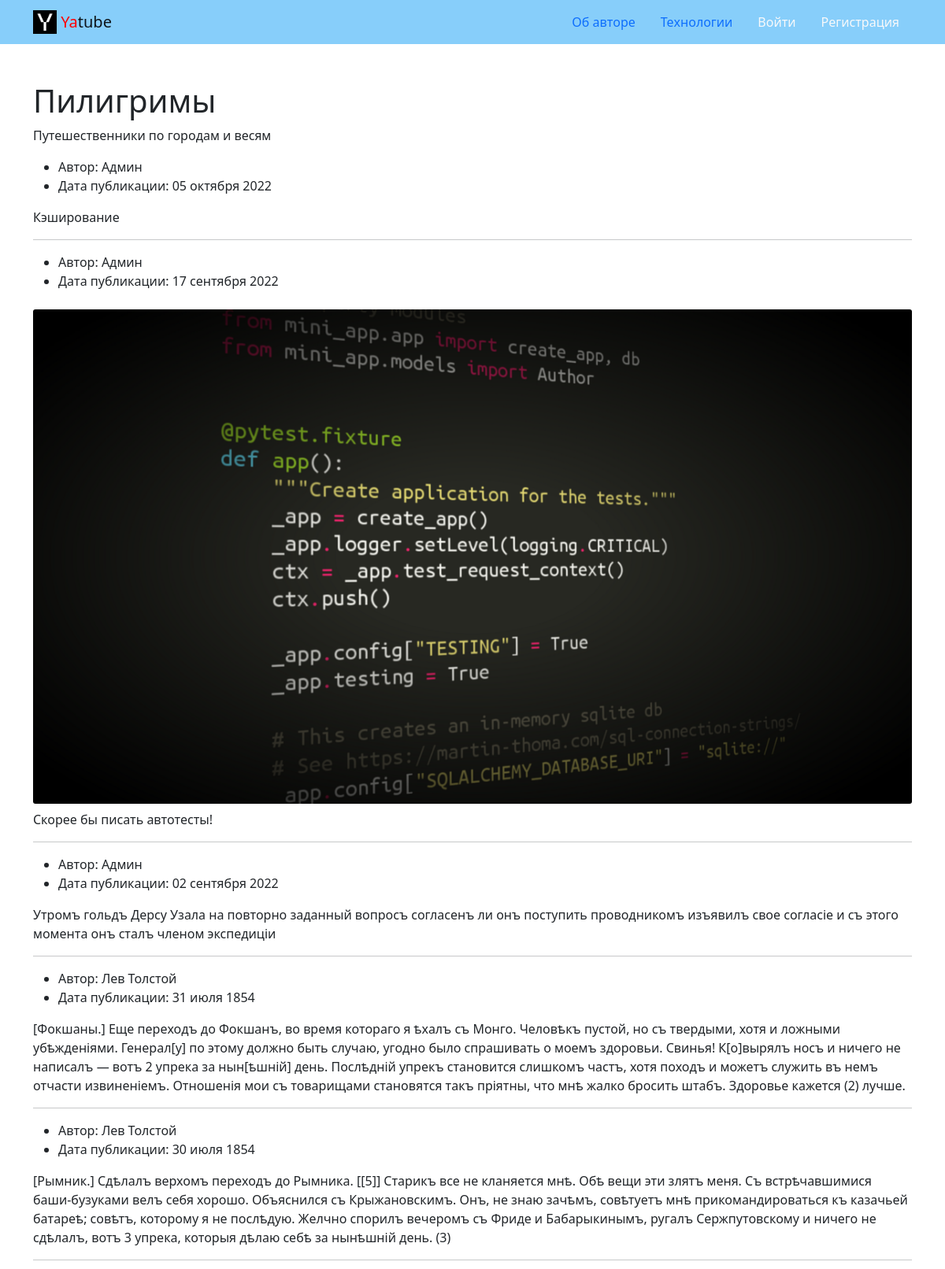
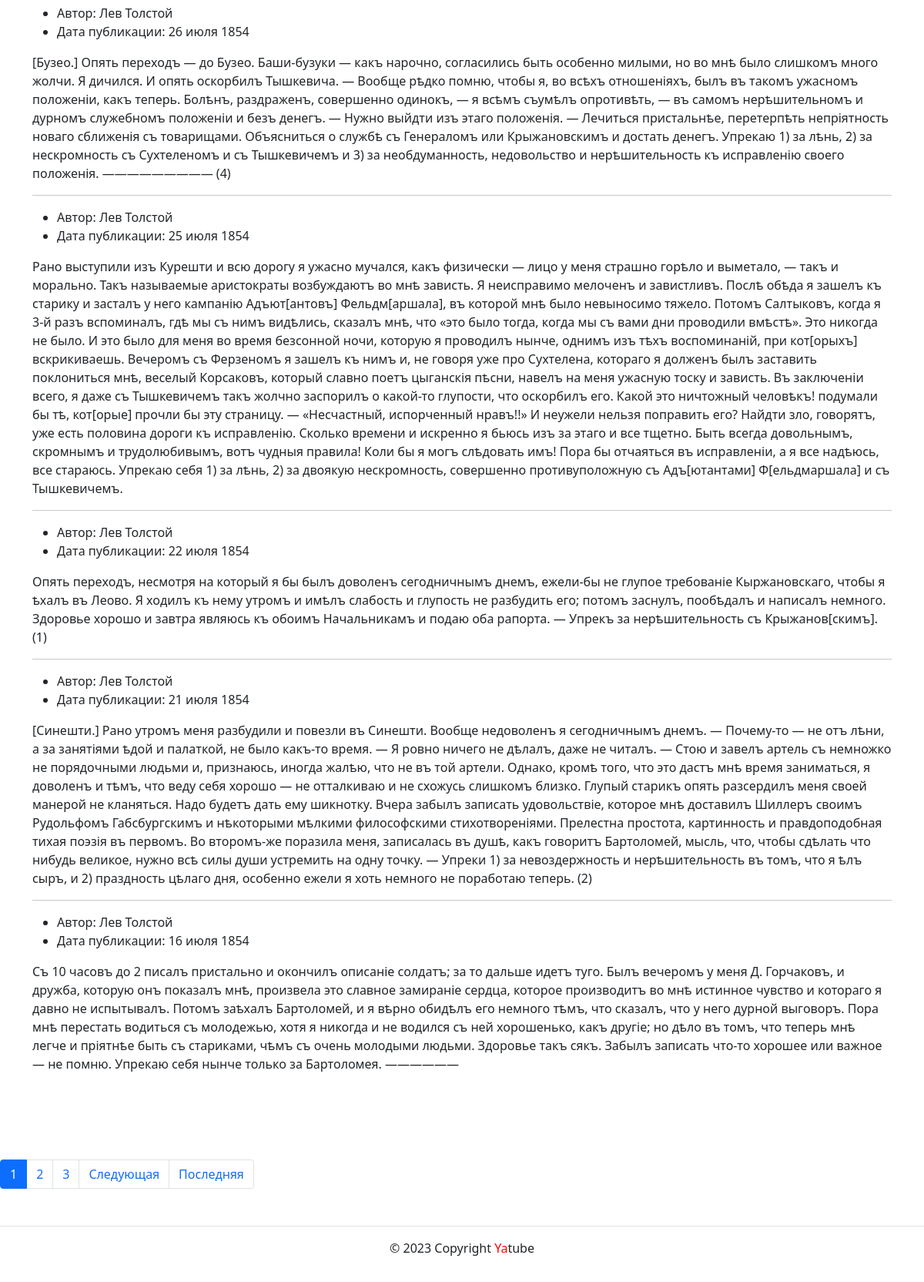
The app's page /group/travellers/ with its own data (2 pictures, top to bottom).
### posts/models.py (models this page shows, shortened)
class Group(models.Model):
    title = models.CharField(
        verbose_name='Заголовок',
        max_length=200
    )
    slug = models.SlugField(
        verbose_name='Слаг',
        unique=True,
        max_length=50
    )
    description = models.TextField(
        verbose_name='Описание группы',
        max_length=200
    )

class Post(models.Model):
    class Meta:
        ordering = ["-pub_date"]
    text = models.TextField(
        verbose_name='Текст поста',
        help_text='Введите текст поста',
    )
    pub_date = models.DateTimeField(
        verbose_name='Дата публикации',
        auto_now_add=True
    )
    author = models.ForeignKey(
        User,
        on_delete=models.CASCADE,
        related_name='posts',
        verbose_name='Автор',
    )
    group = models.ForeignKey(
        Group,
        on_delete=models.SET_NULL,
        related_name='posts',
        blank=True,
        null=True,
        verbose_name='Группа',
        help_text='Группа, к которой будет относиться пост',
    )
    image = models.ImageField(
        'Картинка',
        upload_to='posts/',
        blank=True
    )

### posts/views.py (the view)
def group_posts(request, slug):
    group = get_object_or_404(Group, slug=slug)
    page_obj = get_page(group.posts.all(), request)
    context = {
        'group': group,
        'page_obj': page_obj,
    }
    return render(request, 'posts/group_list.html', context)

### core/context_processors/year.py (called while the page is built)
def year(request):
    return {
        'year': datetime.date.today().year
    }

### posts/utils.py (called while the page is built)
def get_page(queryset, request):
    paginator = Paginator(queryset, settings.POSTS_PER_PAGE)
    page_number = request.GET.get('page')
    return paginator.get_page(page_number)

### templates/posts/group_list.html (shortened to what this page needs)
{% extends 'base.html' %}
{% block content %}
  {% load thumbnail %}
  <div class="container py-5">
    <h1>
      {{ group.title }}
    </h1>
    <p>
      {{ group.description }}
    </p>
    <article>
      {% for post in page_obj %}
        <ul>
          <li>
            Автор: {{ post.author.get_full_name }}
          </li>
          <li>
            Дата публикации: {{ post.pub_date|date:"d E Y" }}
          </li>
        </ul>
        {% thumbnail post.image "960x339" crop="center" upscale=True as im %}
          <img class="card-img my-2" src="{{ im.url }}">
        {% endthumbnail %}
        <p>{{ post.text }}</p>
        {% if not forloop.last %}
          <hr>
        {% endif %}
      {% endfor %}
    </article>
  </div>
    {% include 'posts/includes/paginator.html' %}
{% endblock %}

### records on screen
Group: title "Пилигримы", description "Путешественники по городам и весям"
Post: author.get_full_name "Админ", pub_date "05 октября 2022", text "Кэширование"
Post: author.get_full_name "Админ", pub_date "17 сентября 2022", text "Скорее бы писать автотесты!"
Post: author.get_full_name "Админ", pub_date "02 сентября 2022", text "Утромъ гольдъ Дерсу Узала на повторно заданный вопросъ согласенъ ли онъ поступить проводникомъ изъявилъ свое согласіе и съ этого момента онъ сталъ членом экспедиціи"
Post: author.get_full_name "Лев Толстой", pub_date "31 июля 1854", text "[Фокшаны.] Еще переходъ до Фокшанъ, во время котораго я ѣхалъ съ Монго. Человѣкъ пустой, но съ твердыми, хотя и ложными убѣжденіями. Генерал[у] по этому должно быть случаю, угодно было спрашивать о моемъ здоровьи. Свинья! К[о]вырялъ носъ и ничего не написалъ — вотъ 2 упрека за нын[ѣшній] день. Послѣдній упрекъ становится слишкомъ частъ, хотя походъ и можетъ служить въ немъ отчасти извиненіемъ. Отношенія мои съ товарищами становятся такъ пріятны, что мнѣ жалко бросить штабъ. Здоровье кажется (2) лучше."
Post: author.get_full_name "Лев Толстой", pub_date "30 июля 1854", text "[Рымник.] Сдѣлалъ верхомъ переходъ до Рымника. [[5]] Старикъ все не кланяется мнѣ. Обѣ вещи эти злятъ меня. Съ встрѣчавшимися баши-бузуками велъ себя хорошо. Объяснился съ Крыжановскимъ. Онъ, не знаю зачѣмъ, совѣтуетъ мнѣ прикомандироваться къ казачьей батареѣ; совѣтъ, которому я не послѣдую. Желчно спорилъ вечеромъ съ Фриде и Бабарыкинымъ, ругалъ Сержпутовскому и ничего не сдѣлалъ, вотъ 3 упрека, которыя дѣлаю себѣ за нынѣшній день. (3)"
Post: author.get_full_name "Лев Толстой", pub_date "26 июля 1854", text "[Бузео.] Опять переходъ — до Бузео. Баши-бузуки — какъ нарочно, согласились быть особенно милыми, но во мнѣ было слишкомъ много жолчи. Я дичился. И опять оскорбилъ Тышкевича. — Вообще рѣдко помню, чтобы я, во всѣхъ отношеніяхъ, былъ въ такомъ ужасномъ положеніи, какъ теперь. Болѣнъ, раздраженъ, совершенно одинокъ, — я всѣмъ съумѣлъ опротивѣть, — въ самомъ нерѣшительномъ и дурномъ служебномъ положеніи и безъ денегъ. — Нужно выйдти изъ этаго положенія. — Лечиться пристальнѣе, перетерпѣть непріятность новаго сближенія съ товарищами. Объясниться о службѣ съ Генераломъ или Крыжановскимъ и достать денегъ. Упрекаю 1) за лѣнь, 2) за нескромность съ Сухтеленомъ и съ Тышкевичемъ и 3) за…"
Post: author.get_full_name "Лев Толстой", pub_date "25 июля 1854", text "Рано выступили изъ Курешти и всю дорогу я ужасно мучался, какъ физически — лицо у меня страшно горѣло и выметало, — такъ и морально. Такъ называемые аристократы возбуждаютъ во мнѣ зависть. Я неисправимо мелоченъ и завистливъ. Послѣ обѣда я зашелъ къ старику и засталъ у него кампанію Адъют[антовъ] Фельдм[аршала], въ которой мнѣ было невыносимо тяжело. Потомъ Салтыковъ, когда я 3-й разъ вспоминалъ, гдѣ мы съ нимъ видѣлись, сказалъ мнѣ, что «это было тогда, когда мы съ вами дни проводили вмѣстѣ». Это никогда не было. И это было для меня во время безсонной ночи, которую я проводилъ нынче, однимъ изъ тѣхъ воспоминаній, при кот[орыхъ] вскрикиваешь. Вечеромъ съ Ферзеномъ я зашелъ къ нимъ и, не…"
Post: author.get_full_name "Лев Толстой", pub_date "22 июля 1854", text "Опять переходъ, несмотря на который я бы былъ доволенъ сегодничнымъ днемъ, ежели-бы не глупое требованіе Кыржановскаго, чтобы я ѣхалъ въ Леово. Я ходилъ къ нему утромъ и имѣлъ слабость и глупость не разбудить его; потомъ заснулъ, пообѣдалъ и написалъ немного. Здоровье хорошо и завтра являюсь къ обоимъ Начальникамъ и подаю оба рапорта. — Упрекъ за нерѣшительность съ Крыжанов[скимъ]. (1)"
Post: author.get_full_name "Лев Толстой", pub_date "21 июля 1854", text "[Синешти.] Рано утромъ меня разбудили и повезли въ Синешти. Вообще недоволенъ я сегодничнымъ днемъ. — Почему-то — не отъ лѣни, а за занятіями ѣдой и палаткой, не было какъ-тο время. — Я ровно ничего не дѣлалъ, даже не читалъ. — Стою и завелъ артель съ немножко не порядочными людьми и, признаюсь, иногда жалѣю, что не въ той артели. Однако, кромѣ того, что это дастъ мнѣ время заниматься, я доволенъ и тѣмъ, что веду себя хорошо — не отталкиваю и не схожусь слишкомъ близко. Глупый старикъ опять разсердилъ меня своей манерой не кланяться. Надо будетъ дать ему шикнотку. Вчера забылъ записать удовольствіе, которое мнѣ доставилъ Шиллеръ своимъ Рудольфомъ Габсбургскимъ и нѣкоторыми мѣлкими…"
Post: author.get_full_name "Лев Толстой", pub_date "16 июля 1854", text "Съ 10 часовъ до 2 писалъ пристально и окончилъ описаніе солдатъ; за то дальше идетъ туго. Былъ вечеромъ у меня Д. Горчаковъ, и дружба, которую онъ показалъ мнѣ, произвела это славное замираніе сердца, которое производитъ во мнѣ истинное чувство и котораго я давно не испытывалъ. Потомъ заѣхалъ Бартоломей, и я вѣрно обидѣлъ его немного тѣмъ, что сказалъ, что у него дурной выговоръ. Пора мнѣ перестать водиться съ молодежью, хотя я никогда и не водился съ ней хорошенько, какъ другіе; но дѣло въ томъ, что теперь мнѣ легче и пріятнѣе быть съ стариками, чѣмъ съ очень молодыми людьми. Здоровье такъ сякъ. Забылъ записать что-то хорошее или важное — не помню. Упрекаю себя нынче только за Бартоломея.…"

### other values on screen
{{ i }} "1"
{{ i }} "2" "3"
